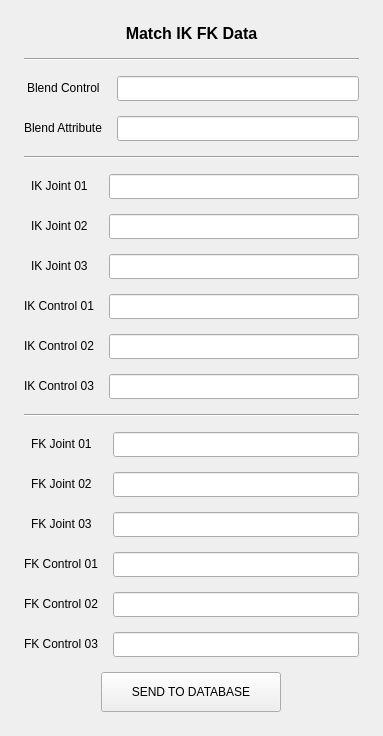
<?xml version="1.0" encoding="UTF-8"?>
<ui version="4.0">
 <class>MainWindow</class>
 <widget class="QMainWindow" name="MainWindow">
  <property name="geometry">
   <rect>
    <x>0</x>
    <y>0</y>
    <width>383</width>
    <height>653</height>
   </rect>
  </property>
  <property name="minimumSize">
   <size>
    <width>0</width>
    <height>0</height>
   </size>
  </property>
  <property name="maximumSize">
   <size>
    <width>272777</width>
    <height>272727</height>
   </size>
  </property>
  <property name="windowTitle">
   <string>Match IK FK</string>
  </property>
  <widget class="QWidget" name="main_widget">
   <layout class="QVBoxLayout" name="verticalLayout_2">
    <item>
     <layout class="QVBoxLayout" name="verticalLayout" stretch="0,0,0,0,2,0,2,0">
      <property name="spacing">
       <number>15</number>
      </property>
      <property name="leftMargin">
       <number>15</number>
      </property>
      <property name="topMargin">
       <number>15</number>
      </property>
      <property name="rightMargin">
       <number>15</number>
      </property>
      <property name="bottomMargin">
       <number>15</number>
      </property>
      <item>
       <widget class="QLabel" name="title_label">
        <property name="minimumSize">
         <size>
          <width>0</width>
          <height>0</height>
         </size>
        </property>
        <property name="maximumSize">
         <size>
          <width>1155125</width>
          <height>1123243</height>
         </size>
        </property>
        <property name="font">
         <font>
          <pointsize>12</pointsize>
          <weight>75</weight>
          <bold>true</bold>
         </font>
        </property>
        <property name="text">
         <string>Match IK FK Data</string>
        </property>
        <property name="alignment">
         <set>Qt::AlignCenter</set>
        </property>
       </widget>
      </item>
      <item>
       <widget class="Line" name="separator01_line">
        <property name="orientation">
         <enum>Qt::Horizontal</enum>
        </property>
       </widget>
      </item>
      <item>
       <layout class="QFormLayout" name="blend_formLayout">
        <property name="labelAlignment">
         <set>Qt::AlignCenter</set>
        </property>
        <property name="formAlignment">
         <set>Qt::AlignRight|Qt::AlignTop|Qt::AlignTrailing</set>
        </property>
        <item row="0" column="0">
         <widget class="QLabel" name="blendCtrl_label">
          <property name="text">
           <string>Blend Control</string>
          </property>
         </widget>
        </item>
        <item row="0" column="1">
         <widget class="QLineEdit" name="blendCtrl_lineEdit">
          <property name="minimumSize">
           <size>
            <width>0</width>
            <height>25</height>
           </size>
          </property>
         </widget>
        </item>
        <item row="1" column="0">
         <widget class="QLabel" name="blendAttr_label">
          <property name="text">
           <string>Blend Attribute</string>
          </property>
         </widget>
        </item>
        <item row="1" column="1">
         <widget class="QLineEdit" name="blendAttr_lineEdit">
          <property name="minimumSize">
           <size>
            <width>0</width>
            <height>25</height>
           </size>
          </property>
         </widget>
        </item>
       </layout>
      </item>
      <item>
       <widget class="Line" name="separator02_line">
        <property name="orientation">
         <enum>Qt::Horizontal</enum>
        </property>
       </widget>
      </item>
      <item>
       <layout class="QFormLayout" name="IK_formLayout">
        <property name="labelAlignment">
         <set>Qt::AlignCenter</set>
        </property>
        <property name="formAlignment">
         <set>Qt::AlignRight|Qt::AlignTop|Qt::AlignTrailing</set>
        </property>
        <item row="0" column="0">
         <widget class="QLabel" name="ik_joint01_label">
          <property name="text">
           <string>IK Joint 01</string>
          </property>
         </widget>
        </item>
        <item row="0" column="1">
         <widget class="QLineEdit" name="ik_joint01_lineEdit">
          <property name="minimumSize">
           <size>
            <width>0</width>
            <height>25</height>
           </size>
          </property>
          <property name="text">
           <string/>
          </property>
         </widget>
        </item>
        <item row="1" column="0">
         <widget class="QLabel" name="ik_joint02_label">
          <property name="text">
           <string>IK Joint 02</string>
          </property>
         </widget>
        </item>
        <item row="1" column="1">
         <widget class="QLineEdit" name="ik_joint02_lineEdit">
          <property name="minimumSize">
           <size>
            <width>0</width>
            <height>25</height>
           </size>
          </property>
          <property name="text">
           <string/>
          </property>
         </widget>
        </item>
        <item row="2" column="0">
         <widget class="QLabel" name="ik_joint03_label">
          <property name="text">
           <string>IK Joint 03</string>
          </property>
         </widget>
        </item>
        <item row="2" column="1">
         <widget class="QLineEdit" name="ik_joint03_lineEdit">
          <property name="minimumSize">
           <size>
            <width>0</width>
            <height>25</height>
           </size>
          </property>
          <property name="text">
           <string/>
          </property>
         </widget>
        </item>
        <item row="3" column="0">
         <widget class="QLabel" name="ik_ctrl01_label">
          <property name="text">
           <string>IK Control 01</string>
          </property>
         </widget>
        </item>
        <item row="3" column="1">
         <widget class="QLineEdit" name="ik_ctrl01_lineEdit">
          <property name="minimumSize">
           <size>
            <width>0</width>
            <height>25</height>
           </size>
          </property>
          <property name="text">
           <string/>
          </property>
         </widget>
        </item>
        <item row="4" column="0">
         <widget class="QLabel" name="ik_ctrl02_label">
          <property name="text">
           <string>IK Control 02</string>
          </property>
         </widget>
        </item>
        <item row="4" column="1">
         <widget class="QLineEdit" name="ik_ctrl02_lineEdit">
          <property name="minimumSize">
           <size>
            <width>0</width>
            <height>25</height>
           </size>
          </property>
          <property name="text">
           <string/>
          </property>
         </widget>
        </item>
        <item row="5" column="0">
         <widget class="QLabel" name="ik_ctrl03_label">
          <property name="text">
           <string>IK Control 03</string>
          </property>
         </widget>
        </item>
        <item row="5" column="1">
         <widget class="QLineEdit" name="ik_ctrl03_lineEdit">
          <property name="minimumSize">
           <size>
            <width>0</width>
            <height>25</height>
           </size>
          </property>
          <property name="text">
           <string/>
          </property>
         </widget>
        </item>
       </layout>
      </item>
      <item>
       <widget class="Line" name="separator03_line">
        <property name="orientation">
         <enum>Qt::Horizontal</enum>
        </property>
       </widget>
      </item>
      <item>
       <layout class="QFormLayout" name="FK_formLayout">
        <property name="labelAlignment">
         <set>Qt::AlignCenter</set>
        </property>
        <property name="formAlignment">
         <set>Qt::AlignRight|Qt::AlignTop|Qt::AlignTrailing</set>
        </property>
        <item row="0" column="0">
         <widget class="QLabel" name="fk_joint01_label">
          <property name="text">
           <string>FK Joint 01</string>
          </property>
         </widget>
        </item>
        <item row="0" column="1">
         <widget class="QLineEdit" name="fk_joint01_lineEdit">
          <property name="minimumSize">
           <size>
            <width>0</width>
            <height>25</height>
           </size>
          </property>
          <property name="text">
           <string/>
          </property>
         </widget>
        </item>
        <item row="1" column="0">
         <widget class="QLabel" name="fk_joint02_label">
          <property name="text">
           <string>FK Joint 02</string>
          </property>
         </widget>
        </item>
        <item row="1" column="1">
         <widget class="QLineEdit" name="fk_joint02_lineEdit">
          <property name="minimumSize">
           <size>
            <width>0</width>
            <height>25</height>
           </size>
          </property>
          <property name="text">
           <string/>
          </property>
         </widget>
        </item>
        <item row="2" column="0">
         <widget class="QLabel" name="fk_joint03_label">
          <property name="text">
           <string>FK Joint 03</string>
          </property>
         </widget>
        </item>
        <item row="2" column="1">
         <widget class="QLineEdit" name="fk_joint03_lineEdit">
          <property name="minimumSize">
           <size>
            <width>0</width>
            <height>25</height>
           </size>
          </property>
          <property name="text">
           <string/>
          </property>
         </widget>
        </item>
        <item row="3" column="0">
         <widget class="QLabel" name="fk_ctrl01_label">
          <property name="text">
           <string>FK Control 01</string>
          </property>
         </widget>
        </item>
        <item row="3" column="1">
         <widget class="QLineEdit" name="fk_ctrl01_lineEdit">
          <property name="minimumSize">
           <size>
            <width>0</width>
            <height>25</height>
           </size>
          </property>
          <property name="text">
           <string/>
          </property>
         </widget>
        </item>
        <item row="4" column="0">
         <widget class="QLabel" name="fk_ctrl02_label">
          <property name="text">
           <string>FK Control 02</string>
          </property>
         </widget>
        </item>
        <item row="4" column="1">
         <widget class="QLineEdit" name="fk_ctrl02_lineEdit">
          <property name="minimumSize">
           <size>
            <width>0</width>
            <height>25</height>
           </size>
          </property>
          <property name="text">
           <string/>
          </property>
         </widget>
        </item>
        <item row="5" column="0">
         <widget class="QLabel" name="fk_ctrl03_label">
          <property name="text">
           <string>FK Control 03</string>
          </property>
         </widget>
        </item>
        <item row="5" column="1">
         <widget class="QLineEdit" name="fk_ctrl03_lineEdit">
          <property name="minimumSize">
           <size>
            <width>0</width>
            <height>25</height>
           </size>
          </property>
          <property name="text">
           <string/>
          </property>
         </widget>
        </item>
       </layout>
      </item>
      <item alignment="Qt::AlignHCenter|Qt::AlignBottom">
       <widget class="QPushButton" name="sendToDatabase_button">
        <property name="minimumSize">
         <size>
          <width>180</width>
          <height>40</height>
         </size>
        </property>
        <property name="maximumSize">
         <size>
          <width>180</width>
          <height>40</height>
         </size>
        </property>
        <property name="text">
         <string>SEND TO DATABASE</string>
        </property>
        <property name="autoDefault">
         <bool>false</bool>
        </property>
       </widget>
      </item>
     </layout>
    </item>
   </layout>
  </widget>
 </widget>
 <resources/>
 <connections/>
</ui>
